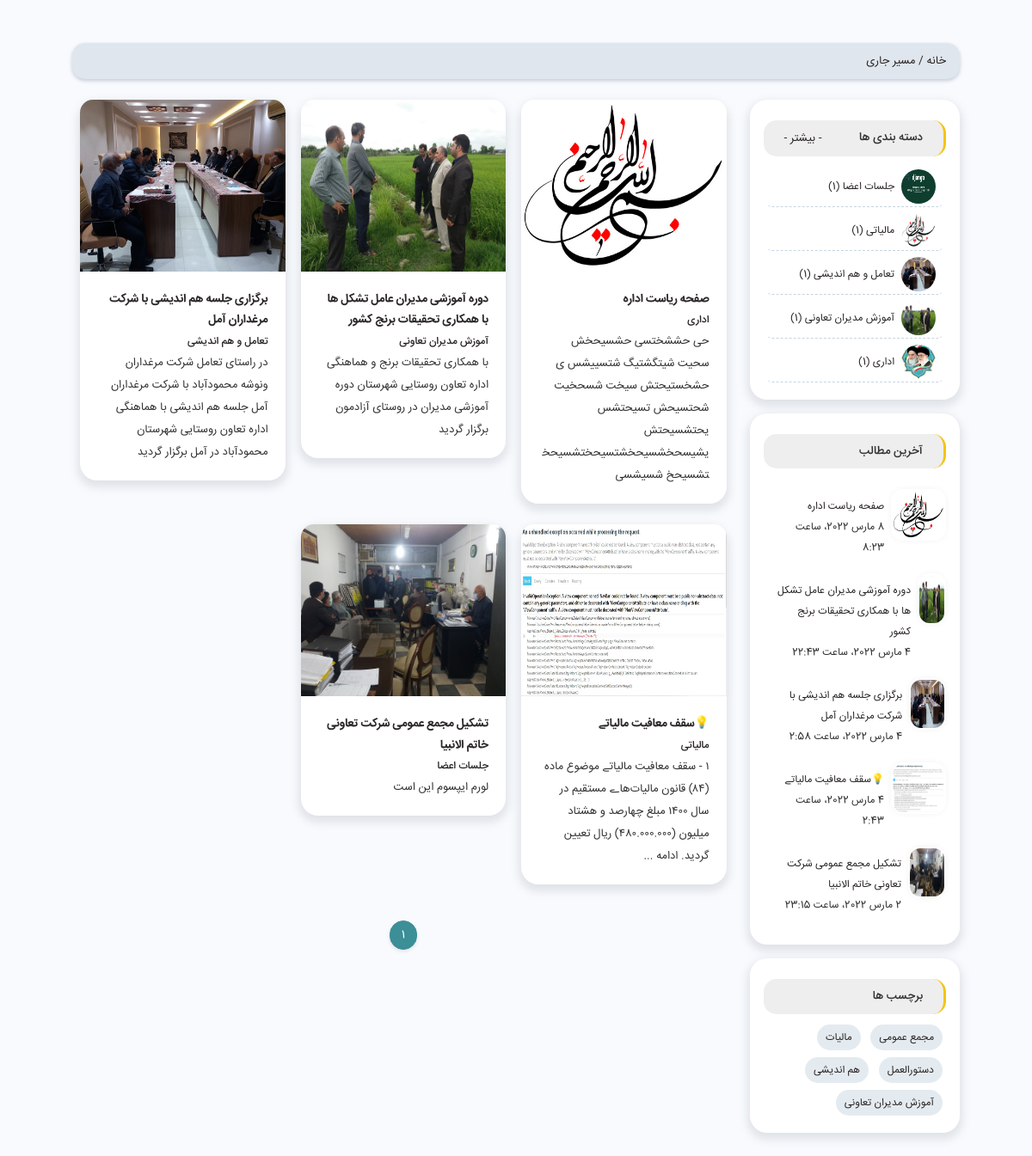
The page /pages on the database its author committed.
### domain/models.py (models this page shows, shortened)
class Category(models.Model):
    title = models.CharField(max_length=100, unique=True,verbose_name="عنوان")
    parent = models.ForeignKey(
        "self", on_delete=models.CASCADE, related_name="children", blank=True, null=True, verbose_name="والد"
    )
    cover = models.ImageField(
        upload_to="images/pages", verbose_name="عکس کاور"
    )
    created_at = models.DateTimeField(auto_now=True, verbose_name='تاریخ ایجاد')
    updated_at = models.DateTimeField(auto_now_add=True, verbose_name='تاریخ ویرایش')
    class Meta:
        verbose_name = 'دسته بندی'
        verbose_name_plural = 'دسته بندی'

class Page(models.Model):
    title = models.CharField(max_length=450,verbose_name="عنوان")
    description = models.TextField(verbose_name="توضیحات")
    slug = models.SlugField(max_length=200, unique=True,verbose_name="اسلاگ")
    category = models.ForeignKey(Category, on_delete=models.CASCADE,related_name='pages',verbose_name="دسته بندی")
    tags = models.ManyToManyField(Tag,related_name='pages',verbose_name="برچسب")
    content = RichTextField(verbose_name="بدنه صفحه")
    page_group = models.ForeignKey(PageGroup, on_delete=models.CASCADE,verbose_name="گروه صفحه")
    cover = models.ImageField(
        upload_to="images/pages",verbose_name="عکس کاور"
    )
    published_at = models.DateTimeField(default=timezone.now,verbose_name="تاریخ انتشار")
    created_at = models.DateTimeField(auto_now_add=True)
    updated_at = models.DateTimeField(auto_now=True)
    is_active = models.BooleanField(default=True,verbose_name="وضعیت")
    class Meta:
        verbose_name = 'صفحه'
        verbose_name_plural = 'صفحهات'

class Tag(models.Model):
    title = models.CharField(max_length=100, unique=True,verbose_name="عنوان")
    created_at = models.DateTimeField(auto_now=True, verbose_name='تاریخ ایجاد')
    updated_at = models.DateTimeField(auto_now_add=True, verbose_name='تاریخ ویرایش')
    class Meta:
        verbose_name = 'برچسب'
        verbose_name_plural = 'برچسب'

### apps/home/views.py (the view)
# urls.py: path('pages',Blogs.as_view(),name='blogs'),
class Blogs(ListView):
    model = Page
    queryset = Page.objects.all()
    template_name = 'home/blogs.html'
    paginate_by = 5
    ordering = '-created_at'
    extra_context = {
        'categories':Category.objects.all(),
        'last_blogs':Page.objects.order_by('-created_at')[:5],
        'tags':Tag.objects.all()[:5],
    }

### templates/home/blogs.html (shortened to what this page needs)
{% extends 'base.html' %}
{% block content %}
        <section class="container mt-4 mb-2">
            <div class="row">
                <div class="col-12">
                    <div class="breadcrumb radius15 shadow-sm">
                        <ul>
                            <li><a href="#">خانه / </a></li>
                            <li><a href="#" class="current">مسیر جاری</a></li>
                        </ul>
                    </div>
                </div>
            </div>
        </section>
        <section class="container mb-4">
            <div class="row">
                <div class="col-xl-3 order-xl-0 order-1 mb-4">
                    <div class="card pcountry cati p-3 mb-3">
                        <div class="d-flex flex-row justify-content-between bg-light py-2 px-4 my-2 bright radius15">
                            <h2>دسته بندی ها</h2>
                            <a href="#">- بیشتر -</a>
                        </div>
                        <ul class="list-unstyled">
                            {% for category in categories %}
                            <li><a href="#"><img src="{{ category.cover.url }}" class="ml-2" /><span>{{ category.title }} ({{ category.pages.all|length }})</span></a></li>
                            {% endfor %}
                        </ul>
                    </div>
                    <div class="card thumb-post p-3 mb-3">
                        <h2 class="bg-light py-2 px-4 mt-2 mb-4 bright radius15">آخرین مطالب</h2>
                        <ul class="fa12">
                            {% for last_blog in last_blogs %}
                                                            <li>
                                <div class="d-flex flex-row">
                                    <a href="#"><img src="{{ last_blog.cover.url }}" /></a>
                                    <div class="m-2">
                                        <p><a href="#">{{ last_blog.title }}</a></p>
                                        <span>{{ last_blog.created_at }}</span>
                                    </div>
                                </div>
                            </li>
                            {% endfor %}
                        </ul>
                    </div>
                    <div class="card pcolor  p-3 mb-3">
                        <h2 class="bg-light py-2 px-4 my-2 bright radius15">برچسب ها</h2>
                        <ul>
                            {% for tag in tags %}
                            <li><a href="#">{{ tag.title }}</a></li>
                            {% endfor %}
                        </ul>
                    </div>
                </div>
                <div class="col-xl-9  order-xl-1 order-0 mb-4">
                            <div class="row">
                                {% for blog in object_list %}
                                <div class="col-lg-4 col-sm-6 mb-4">
                                    <div class="card">
                                        <a href="blog_destails.html"><img class="card-img-top" style="height: 200px" src="{{ blog.cover.url }}" alt="Card image"></a>
                                        <div class="card-body">
                                            <h2 class="IRANSans_Bold"><a href="blog_destails.html">{{ blog.title }}</a></h2>
                                            <span class="text-primary fa12 IRANSans_Medium"><a href="#">{{ blog.category.title }}</a></span>
                                            <p>
                                               {{ blog.description }}
                                            </p>
                                        </div>
                                    </div>
                                </div>
                                {% endfor %}
                            </div>
                    <div class="row mt-3">
                        <div class="col-12 text-center mx-auto">
                            <ul class="pagination  justify-content-center">
                                <li class="page-item active"><a class="page-link" href="#">{{ page_obj.number }}</a></li>
                            </ul>
                        </div>
                    </div>
                </div>
            </div>
        </section>
{% endblock %}

### rows shown on the page
Category: cover (picture), title "جلسات اعضا", pages.all|length "1"
Category: cover (picture), title "مالیاتی", pages.all|length "1"
Category: cover (picture), title "تعامل و هم اندیشی", pages.all|length "1"
Category: cover (picture), title "آموزش مدیران تعاونی", pages.all|length "1"
Category: cover (picture), title "اداری", pages.all|length "1"
Page: cover (picture), title "صفحه ریاست اداره", created_at "8 مارس 2022، ساعت 8:23", category "اداری", description "حی حششختسی حشسیحخش سحیت شیتگشتیگ شتسییشس ی حشخستیحتش سیخت شسحخیت شحتسیحش تسیحتشس یحتشسیحتش یشیسحخشسیحخشتسیحختشسیحختشسیحخ شسیشسی"
Page: cover (picture), title "دوره آموزشی مدیران عامل تشکل ها با همکاری تحقیقات برنج کشور", created_at "4 مارس 2022، ساعت 22:43", category "آموزش مدیران تعاونی", description "با همکاری تحقیقات برنج و هماهنگی اداره تعاون روستایی شهرستان دوره آموزشی مدیران در روستای آزادمون برگزار گردید"
Page: cover (picture), title "برگزاری جلسه هم اندیشی با شرکت مرغداران آمل", created_at "4 مارس 2022، ساعت 2:58", category "تعامل و هم اندیشی", description "در راستای تعامل شرکت مرغداران ونوشه محمودآباد با شرکت مرغداران آمل جلسه هم اندیشی با هماهنگی اداره تعاون روستایی شهرستان محمودآباد در آمل برگزار گردید"
Page: cover (picture), title "💡سقف معافیت مالیاتے", created_at "4 مارس 2022، ساعت 2:43", category "مالیاتی", description "۱ - سقف معافیت مالیاتے موضوع ماده (۸۴) قانون مالیات‌هاے مستقیم در سال ۱۴۰۰ مبلغ چهارصد و هشتاد میلیون (۴۸۰.۰۰۰.۰۰۰) ریال تعیین گردید. ادامه ..."
Page: cover (picture), title "تشکیل مجمع عمومی شرکت تعاونی خاتم الانبیا", created_at "2 مارس 2022، ساعت 23:15", category "جلسات اعضا", description "لورم ایپسوم این است"
Tag: title "مجمع عمومی"
Tag: title "مالیات"
Tag: title "دستورالعمل"
Tag: title "هم اندیشی"
Tag: title "آموزش مدیران تعاونی"

### other values the page prints
{{ page_obj.number }} "1"
